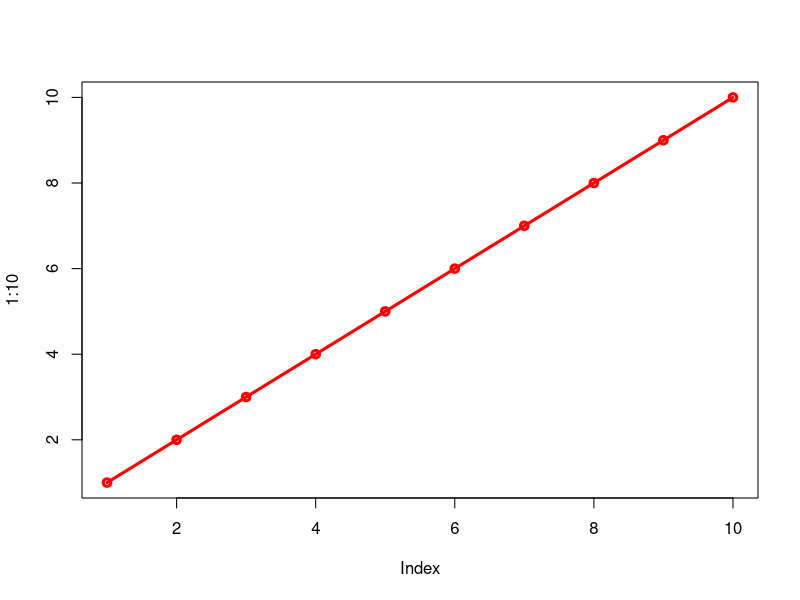
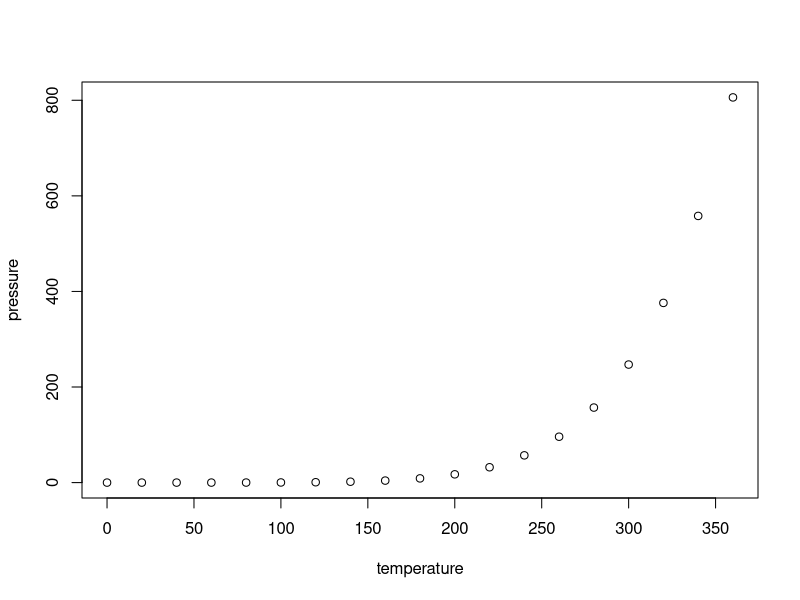

Generate these figures, in order, with R:
## ---- chunk 1
knitr::opts_chunk$set(echo = TRUE)
## ---- chunk 2
plot(1:10, typ="o", col="red", lwd=3)
## ---- chunk 3
summary(cars)
## ---- chunk 4
plot(pressure)
